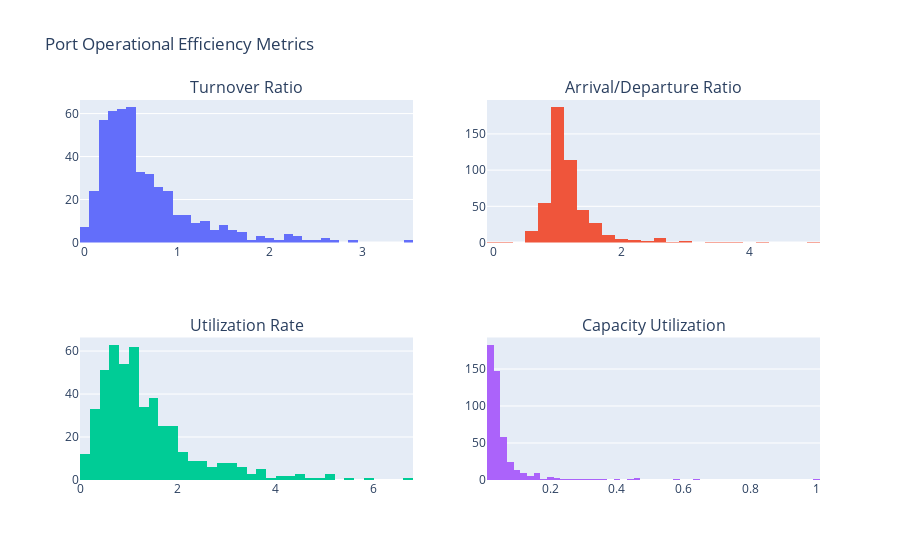

Notebook source saved alongside this figure:
### Code cell
# OPERATIONAL EFFICIENCY METRICS
print("\n PORT OPERATIONAL EFFICIENCY ANALYSIS")

# Create efficiency metrics
df_clean['Turnover_Ratio'] = df_clean['Departures(Last 24 Hours)'] / df_clean['Vessels in Port']
df_clean['Arrival_Departure_Ratio'] = df_clean['Arrivals(Last 24 Hours)'] / df_clean['Departures(Last 24 Hours)']
df_clean['Utilization_Rate'] = (df_clean['Arrivals(Last 24 Hours)'] + df_clean['Departures(Last 24 Hours)']) / df_clean['Vessels in Port']
df_clean['Capacity_Utilization'] = df_clean['Vessels in Port'] / df_clean['Vessels in Port'].max()

# Handle division issues
df_clean.replace([np.inf, -np.inf], np.nan, inplace=True)
df_clean.fillna(0, inplace=True)

efficiency_metrics = ['Turnover_Ratio', 'Arrival_Departure_Ratio', 'Utilization_Rate', 'Capacity_Utilization']

print("EFFICIENCY METRICS SUMMARY:")
print(df_clean[efficiency_metrics].describe())

# Efficiency visualization
fig = make_subplots(
    rows=2, cols=2,
    subplot_titles=['Turnover Ratio', 'Arrival/Departure Ratio', 
                   'Utilization Rate', 'Capacity Utilization'],
    specs=[[{"type": "histogram"}, {"type": "histogram"}],
           [{"type": "histogram"}, {"type": "histogram"}]]
)

for i, metric in enumerate(efficiency_metrics):
    row = i // 2 + 1
    col = i % 2 + 1
    
    fig.add_trace(
        go.Histogram(x=df_clean[metric], nbinsx=50, name=metric),
        row=row, col=col
    )

fig.update_layout(height=800, title_text="Port Operational Efficiency Metrics", showlegend=False)
fig.show()

#  most efficient ports (excluding very small ports)
efficient_ports = df_clean[df_clean['Vessels in Port'] > 50].nlargest(15, 'Utilization_Rate')[
    ['Port Name', 'Country', 'Vessels in Port', 'Turnover_Ratio', 'Utilization_Rate', 'Arrival_Departure_Ratio']
]

print("\n MOST EFFICIENT PORTS (Vessels > 50):")
print(efficient_ports.round(3))

### Figure 1 — Plotly figure (JSON) as saved in the notebook; plotly's stock layout.template omitted (floating-point values rounded to 4 significant figures; data arrays with more than 128 entries replaced by an {"elided": "..."} marker saying what was removed)
{"data": [{"name": "Turnover_Ratio", "nbinsx": 50, "type": "histogram", "x": {"elided": "480 float values"}, "xaxis": "x", "yaxis": "y"}, {"name": "Arrival_Departure_Ratio", "nbinsx": 50, "type": "histogram", "x": {"elided": "480 float values"}, "xaxis": "x2", "yaxis": "y2"}, {"name": "Utilization_Rate", "nbinsx": 50, "type": "histogram", "x": {"elided": "480 float values"}, "xaxis": "x3", "yaxis": "y3"}, {"name": "Capacity_Utilization", "nbinsx": 50, "type": "histogram", "x": {"elided": "480 float values"}, "xaxis": "x4", "yaxis": "y4"}], "layout": {"annotations": [{"font": {"size": 16}, "showarrow": false, "text": "Turnover Ratio", "x": 0.225, "xanchor": "center", "xref": "paper", "y": 1, "yanchor": "bottom", "yref": "paper"}, {"font": {"size": 16}, "showarrow": false, "text": "Arrival/Departure Ratio", "x": 0.775, "xanchor": "center", "xref": "paper", "y": 1, "yanchor": "bottom", "yref": "paper"}, {"font": {"size": 16}, "showarrow": false, "text": "Utilization Rate", "x": 0.225, "xanchor": "center", "xref": "paper", "y": 0.375, "yanchor": "bottom", "yref": "paper"}, {"font": {"size": 16}, "showarrow": false, "text": "Capacity Utilization", "x": 0.775, "xanchor": "center", "xref": "paper", "y": 0.375, "yanchor": "bottom", "yref": "paper"}], "autosize": true, "showlegend": false, "title": {"text": "Port Operational Efficiency Metrics"}, "xaxis": {"anchor": "y", "autorange": true, "domain": [0, 0.45], "range": [-0.05, 3.55], "type": "linear"}, "xaxis2": {"anchor": "y2", "autorange": true, "domain": [0.55, 1], "range": [-0.1, 5.1], "type": "linear"}, "xaxis3": {"anchor": "y3", "autorange": true, "domain": [0, 0.45], "range": [3.608e-16, 6.8], "type": "linear"}, "xaxis4": {"anchor": "y4", "autorange": true, "domain": [0.55, 1], "range": [0.01, 1.01], "type": "linear"}, "yaxis": {"anchor": "x", "autorange": true, "domain": [0.625, 1], "range": [0, 66.32]}, "yaxis2": {"anchor": "x2", "autorange": true, "domain": [0.625, 1], "range": [0, 196.8]}, "yaxis3": {"anchor": "x3", "autorange": true, "domain": [0, 0.375], "range": [0, 66.32]}, "yaxis4": {"anchor": "x4", "autorange": true, "domain": [0, 0.375], "range": [0, 192.6]}}}
